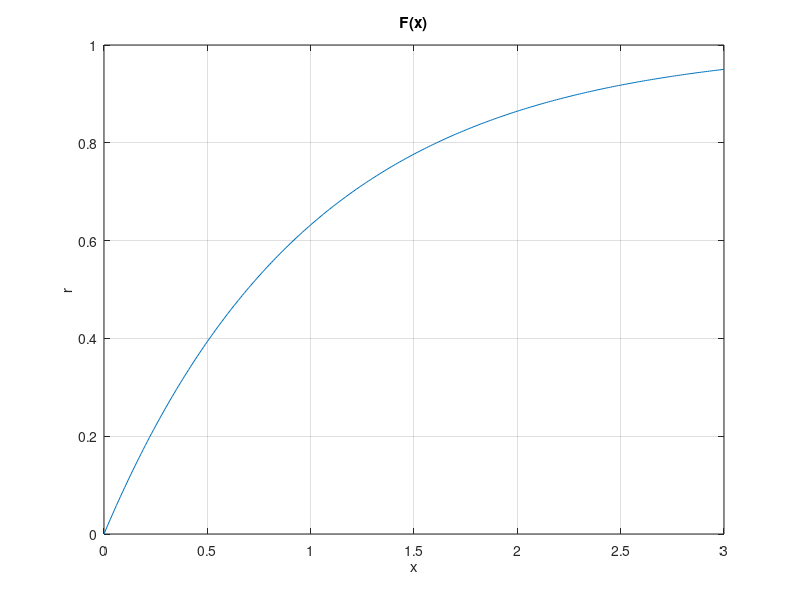
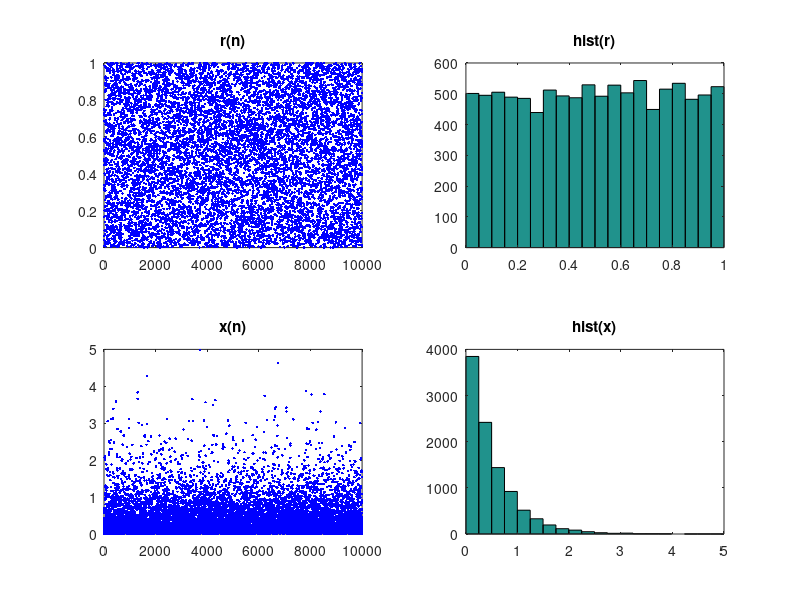

Source code (MATLAB) for these figures, in order:
% rand_transform1.m
% R[0,1] --> Dowolny rozklad o zadanej dystrybuancie
% F(x) = 1-exp(-lamb*x) = r  --> x=?

clc; clear; close all;

  figure
  x = 0 : 0.01 : 3;
  lamb = 1; F = 1-exp(-lamb*x);
  plot( x, F ); xlabel('x'); ylabel('r'); title('F(x)'); grid; 

  disp('Rownomierny R[0,1] --> o dowolnej dystrybuancie');
  N = 10000; 
  lamb = 2;
  r = rand(1,N);
  x = - (1/lamb)*log(1 - r);
   
  figure;
  subplot(221); plot(r,'b.'); title('r(n)');
  subplot(222); hist(r,20);   title('hist(r)');
  subplot(223); plot(x,'b.'); title('x(n)');
  subplot(224); hist(x,20);   title('hist(x)');